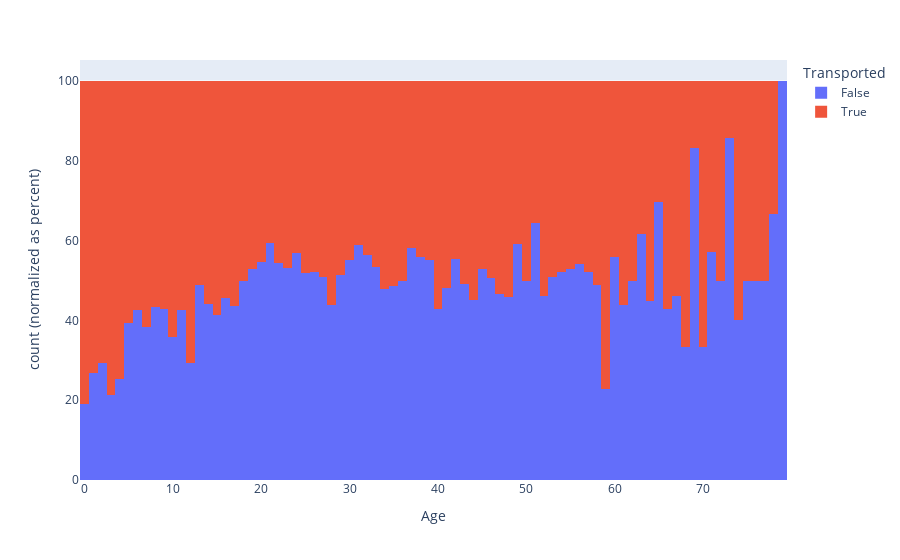

Here is the notebook cell this chart was saved with:
### Code cell
import plotly.express as px

fig = px.histogram(db, x="Age", color="Transported", barnorm="percent")
fig.show()

### Figure 1 — Plotly figure (JSON) as saved in the notebook; plotly's stock layout.template omitted (floating-point values rounded to 4 significant figures; data arrays with more than 128 entries replaced by an {"elided": "..."} marker saying what was removed)
{"data": [{"bingroup": "x", "hovertemplate": "Transported=False<br>Age=%{x}<br>count (normalized as percent)=%{y}<extra></extra>", "legendgroup": "False", "marker": {"color": "#636efa", "pattern": {"shape": ""}}, "name": "False", "orientation": "v", "showlegend": true, "type": "histogram", "x": {"elided": "4315 float values"}, "xaxis": "x", "yaxis": "y"}, {"bingroup": "x", "hovertemplate": "Transported=True<br>Age=%{x}<br>count (normalized as percent)=%{y}<extra></extra>", "legendgroup": "True", "marker": {"color": "#EF553B", "pattern": {"shape": ""}}, "name": "True", "orientation": "v", "showlegend": true, "type": "histogram", "x": {"elided": "4378 float values"}, "xaxis": "x", "yaxis": "y"}], "layout": {"barmode": "relative", "barnorm": "percent", "legend": {"title": {"text": "Transported"}, "tracegroupgap": 0}, "margin": {"t": 60}, "xaxis": {"anchor": "y", "domain": [0, 1], "title": {"text": "Age"}}, "yaxis": {"anchor": "x", "domain": [0, 1], "title": {"text": "count (normalized as percent)"}}}}
